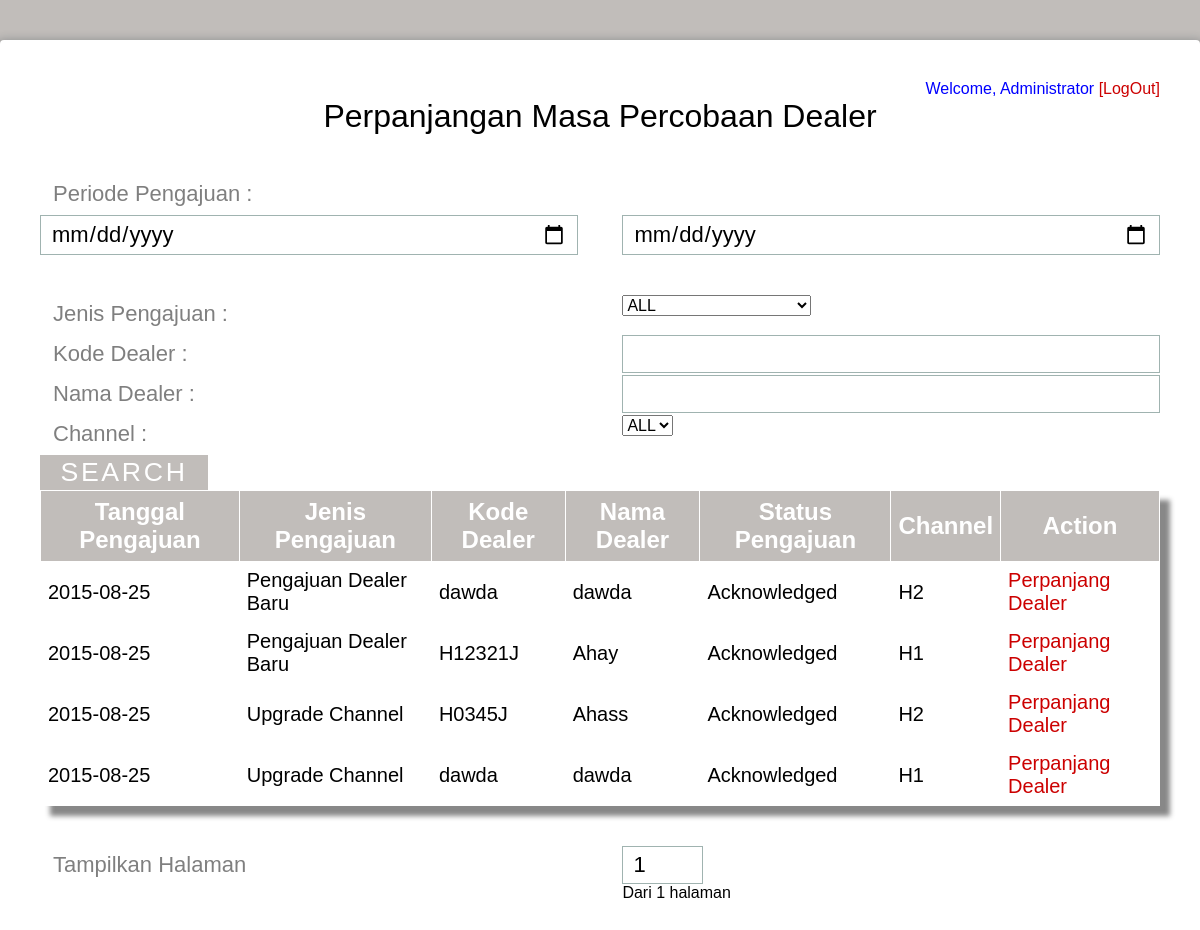
Page /admin_legal/coba_dealer.php (signed in) on the committed database.
### tables this page shows
CREATE TABLE IF NOT EXISTS `daftar_pengajuan` (
  `id_daftar` int(11) NOT NULL AUTO_INCREMENT,
  `id_admin` int(11) NOT NULL,
  `kode_dealer` varchar(15) NOT NULL,
  `tanggal_pengajuan` date NOT NULL,
  `jenis_pengajuan` varchar(35) NOT NULL,
  `channel` varchar(10) DEFAULT NULL,
  `status_channel` varchar(10) DEFAULT NULL,
  `jam_pengajuan` time NOT NULL,
  `comment_sv` varchar(50) DEFAULT NULL,
  `approval_sv` varchar(30) DEFAULT NULL,
  `nama_sv` varchar(30) NOT NULL,
  `waktu_approval_sv` datetime NOT NULL,
  `comment_manager` varchar(50) DEFAULT NULL,
  `approval_manager` varchar(30) DEFAULT NULL,
  `nama_manager` varchar(30) NOT NULL,
  `waktu_approval_manager` datetime NOT NULL,
  `comment_divhead` varchar(50) DEFAULT NULL,
  `approval_divhead` varchar(30) DEFAULT NULL,
  `nama_divhead` varchar(30) NOT NULL,
  `waktu_approval_divhead` datetime NOT NULL,
  `legalisir_admin` varchar(20) DEFAULT NULL,
  `waktu_legalisir` date NOT NULL,
  `perpanjangan` date DEFAULT NULL,
  PRIMARY KEY (`id_daftar`)
);

CREATE TABLE IF NOT EXISTS `daftar_dealer` (
  `kode_dealer` varchar(15) NOT NULL,
  `nama_dealer` varchar(50) NOT NULL,
  `id_kodepos` int(11) NOT NULL,
  `lokasi` varchar(30) NOT NULL,
  `owner` varchar(30) NOT NULL,
  `kontak` varchar(12) NOT NULL,
  `status_tanah` varchar(30) NOT NULL,
  `akhir_sewa` date DEFAULT NULL,
  `status_dealer` varchar(10) DEFAULT NULL,
  `siop` varchar(50) DEFAULT NULL,
  `tdp` varchar(50) DEFAULT NULL,
  `ktp` varchar(50) DEFAULT NULL,
  `npwp` varchar(50) DEFAULT NULL,
  `ho` varchar(50) DEFAULT NULL,
  `akte` varchar(50) DEFAULT NULL,
  `surat_domisili` varchar(50) DEFAULT NULL,
  `waktucreate` datetime NOT NULL,
  `waktumodify` datetime DEFAULT NULL,
  PRIMARY KEY (`kode_dealer`)
);

### admin_legal/coba_dealer.php (the view, shortened to what this page needs)
<?php
if($_SESSION['status']=='admin'){
?>
<!DOCTYPE html>
<html >
  <head>
    <link href='../css/css.css' rel='stylesheet' type='text/css'>
    <link rel="stylesheet" href="css/normalize.css">
    <link rel="stylesheet" href="css/style.css">
  <body>
    <div class="form">
	<div align="right">
	  <a style="color:#00F"> Welcome, <?php echo ($_SESSION['nama']) ?></a>
	  <a href="../login/logout.php" onclick="return confirm('Anda Yakin Logout dari Sistem?')">[LogOut]</a></div>
        <div>
        <div id="pdd">
          <h1>Perpanjangan Masa Percobaan Dealer</h1>
          <form id="form-search" method="post">
          <div class="top-row">
            <div class="field-wrap">
              <label>
                Periode Pengajuan :
              </label>
            </div>
              <div class="field-wrap">
                <input type="date" name="date_awal" value=""/>
              </div>
              <div class="field-wrap">
              <input type="date" name="date_akhir" value=""/>
            </div>
          </div>
			<div class="top-row">
          <div class="field-wrap">
            <label>
              Jenis Pengajuan :
            </label>
		  </div>
		  <div class="field-wrap">
            <select name = "jenis_pengajuan">
															<option value = "" >ALL</option>
														</select>
          </div>
		  </div>
          <div class="top-row">
          <div class="field-wrap">
            <label>
              Kode Dealer :
            </label>
		  </div>
		  <div class="field-wrap"><input name="kode_dealer" type="text" value=""/>
          </div>
          </div>
		  <div class="top-row">
          <div class="field-wrap">
            <label>
              Nama Dealer :
            </label>
          </div>
		  <div class="field-wrap">
            <input name="nama_dealer" type="text" value=""/>
          </div>
          </div>
		  <div class="top-row">
          <div class="field-wrap">
            <label>
              Channel :
            </label>
		  </div>
		  <div class="field-wrap">
            <select name = "channel">
															<option value = "">ALL</option>
																									</select>
          </div>
		  </div>
          <button type="submit" class="button button-block"/>Search</button>
          <div class="result">
          <div class="field-wrap">
		  <div class="table" >
                <table>
                    <tr>
                        <td>
                            Tanggal Pengajuan
                        </td>
                        <td >
                            Jenis Pengajuan
                        </td>
                        <td>
                            Kode Dealer
                        </td>
						<td>
                            Nama Dealer
                        </td>
						<td>
                            Status Pengajuan
                        </td>
						<td>
                            Channel
                        </td>
						<td>
                            Action
                        </td>
                    </tr>
                    <?php
					$hasil=mysql_query("select * from daftar_pengajuan a, daftar_dealer b where a.kode_dealer = b.kode_dealer and a.legalisir_admin = 'Complete' and (a.jenis_pengajuan = 'Pengajuan Dealer Baru' or a.jenis_pengajuan = 'Upgrade Channel') and a.status_channel = 'Percobaan' and b.status_dealer <> 'Berhenti' order by tanggal_pengajuan desc limit 0,10");
					while ($baris = mysql_fetch_array($hasil)){
					echo "
					<tr>
					<td align=center>";echo $baris['tanggal_pengajuan'];echo"</td>
					<td align=center>";echo $baris['jenis_pengajuan'];echo"</td>
					<td align=center>";echo $baris['kode_dealer'];echo"</td>
					<td align=center>";echo $baris['nama_dealer'];echo"</td>
					<td align=center>";echo "Acknowledged"; echo"</td>
					<td align=center>";echo $baris['channel'];echo"</td>
					<td align=center><a href=";if($baris['channel']=='H1')echo"perpanjang_coba_dealer_h1.php?id=";else if($baris['channel']=='H2')echo"perpanjang_coba_dealer_h2.php?id=";else if($baris['channel']=='H3')echo"perpanjang_coba_dealer_h3.php?id="; echo $baris['id_daftar']; echo ">Perpanjang Dealer</a></td></tr>";
					}
					$hitung=mysql_query("select * from daftar_pengajuan a, daftar_dealer b where a.kode_dealer = b.kode_dealer and a.legalisir_admin = 'Complete' and (a.jenis_pengajuan = 'Pengajuan Dealer Baru' or a.jenis_pengajuan = 'Upgrade Channel') and a.status_channel = 'Percobaan' order by tanggal_pengajuan desc");
					$count = 0;
					while ($an = mysql_fetch_array($hitung))
					{
						$count++;
					}
                    ?>
                </table>
            </div>
        </div>
        <div class="top-row" >
          <div class="field-wrap">
          <label>Tampilkan Halaman</label></div>
          <div class="field-wrap">
          <input type="number" style="width:15%" min="1" name="page" max="<?php echo ceil($count/10)?>" value="1" required/><span>Dari <?php echo ceil($count/10) ?> halaman</span>
          </div>
        </div>
        </div>
        </form>
      </div>
</div>
</div>
  </body>
</html>
<?php
}else{
?>
<script>document.location.href="../"</script>
<?php
}
?>

### admin_legal/css/style.css (style rules this page uses)
*, *:before, *:after { box-sizing: border-box; }
html { overflow-y: scroll; }
body { background: #c1bdba; font-family: 'Titillium Web', sans-serif; }
a { text-decoration: none; color: #cc0000; -webkit-transition: .5s ease; transition: .5s ease; }
.form { background: #ffffff; padding: 40px; max-width: 1200px; margin: 40px auto; border-radius: 4px; box-shadow: 0 4px 10px 4px rgba(19, 35, 47, 0.3); }
h1 { text-align: center; color: #000000; font-weight: 300; margin: 0 0 40px; }
label { position: absolute; -webkit-transform: translateY(6px); -ms-transform: translateY(6px); transform: translateY(6px); left: 13px; color: rgba(0, 0, 0, 0.5); -webkit-transition: all 0.25s ease; transition: all 0.25s ease; -webkit-backface-visibility: hidden; pointer-events: none; font-size: 22px; }
input, textarea { font-size: 22px; display: block; width: 100%; height: 100%; padding: 5px 10px; background: none; background-image: none; border: 1px solid #a0b3b0; color: #000000; border-radius: 0; -webkit-transition: border-color .25s ease, box-shadow .25s ease; transition: border-color .25s ease, box-shadow .25s ease; }
.field-wrap { position: relative; margin-bottom: 40px; }
.top-row:after { content: ""; display: table; clear: both; }
.top-row > div { float: left; width: 48%; margin-right: 4%; }
.top-row > div:last-child { margin: 0; }
.button { border: 0; outline: none; border-radius: 0; padding: 2px 0; font-size: 20pt; font-weight: 6; text-transform: uppercase; letter-spacing: .1em; background: #c1bdba; color: #ffffff; -webkit-transition: all 0.5s ease; transition: all 0.5s ease; -webkit-appearance: none; }
.button-block { display: block; width: 15%; }
.table { margin:0px;padding:0px; width:100%; box-shadow: 10px 10px 5px #888888; border:1px solid #ffffff; -moz-border-radius-bottomleft:0px; -webkit-border-bottom-left-radius:0px; border-bottom-left-radius:0px; -moz-border-radius-bottomright:0px; -webkit-border-bottom-right-radius:0px; border-bottom-right-radius:0px; -moz-border-radius-topright:0px; -webkit-border-top-right-radius:0px; border-top-right-radius:0px; -moz-border-radius-topleft:0px; -webkit-border-top-left-radius:0px; border-top-left-radius:0px; }
.table table { border-collapse: collapse; border-spacing: 0; width:100%; height:100%; margin:0px;padding:0px; }
.table tr:last-child td:last-child { -moz-border-radius-bottomright:0px; -webkit-border-bottom-right-radius:0px; border-bottom-right-radius:0px; }
.table table tr:first-child td:first-child { -moz-border-radius-topleft:0px; -webkit-border-top-left-radius:0px; border-top-left-radius:0px; }
.table table tr:first-child td:last-child { -moz-border-radius-topright:0px; -webkit-border-top-right-radius:0px; border-top-right-radius:0px; }
.table tr:last-child td:first-child { -moz-border-radius-bottomleft:0px; -webkit-border-bottom-left-radius:0px; border-bottom-left-radius:0px; }
.table td { vertical-align:middle; background-color:#ffffff; border:1px solid #ffffff; border-width:0px 1px 1px 0px; text-align:left; padding:7px; font-size:20px; font-family:Arial; font-weight:normal; color:#000000; }
.table tr:last-child td { border-width:0px 1px 0px 0px; }
.table tr td:last-child { border-width:0px 0px 1px 0px; }
.table tr:last-child td:last-child { border-width:0px 0px 0px 0px; }
.table tr:first-child td { background:-o-linear-gradient(bottom, #c1bdba 5%, #c1bdba 100%); background:-webkit-gradient( linear, left top, left bottom, color-stop(0.05, #c1bdba), color-stop(1, #c1bdba) ); background:-moz-linear-gradient( center top, #c1bdba 5%, #c1bdba 100% ); filter:progid:DXImageTransform.Microsoft.gradient(startColorstr="#c1bdba", endColorstr="#c1bdba"); background: -o-linear-gradient(top,#c1bdba,c1bdba); background-color:#c1bdba; border:0px solid #ffffff; text-align:center; border-width:0px 0px 1px 1px; font-size:24px; font-family:Arial; font-weight:bold; color:#ffffff; }
.table tr:first-child td:first-child { border-width:0px 0px 1px 0px; }
.table tr:first-child td:last-child { border-width:0px 0px 1px 1px; }

### rows in the picture
daftar_pengajuan: tanggal_pengajuan "2015-08-25", jenis_pengajuan "Pengajuan Dealer Baru", kode_dealer.kode_dealer "dawda", kode_dealer.nama_dealer "dawda", channel "H2"
daftar_pengajuan: tanggal_pengajuan "2015-08-25", jenis_pengajuan "Pengajuan Dealer Baru", kode_dealer.kode_dealer "H12321J", kode_dealer.nama_dealer "Ahay", channel "H1"
daftar_pengajuan: tanggal_pengajuan "2015-08-25", jenis_pengajuan "Upgrade Channel", kode_dealer.kode_dealer "H0345J", kode_dealer.nama_dealer "Ahass", channel "H2"
daftar_pengajuan: tanggal_pengajuan "2015-08-25", jenis_pengajuan "Upgrade Channel", kode_dealer.kode_dealer "dawda", kode_dealer.nama_dealer "dawda", channel "H1"

### other values in the picture
$_SESSION['nama'] "Administrator"
ceil($count/10) "1"
